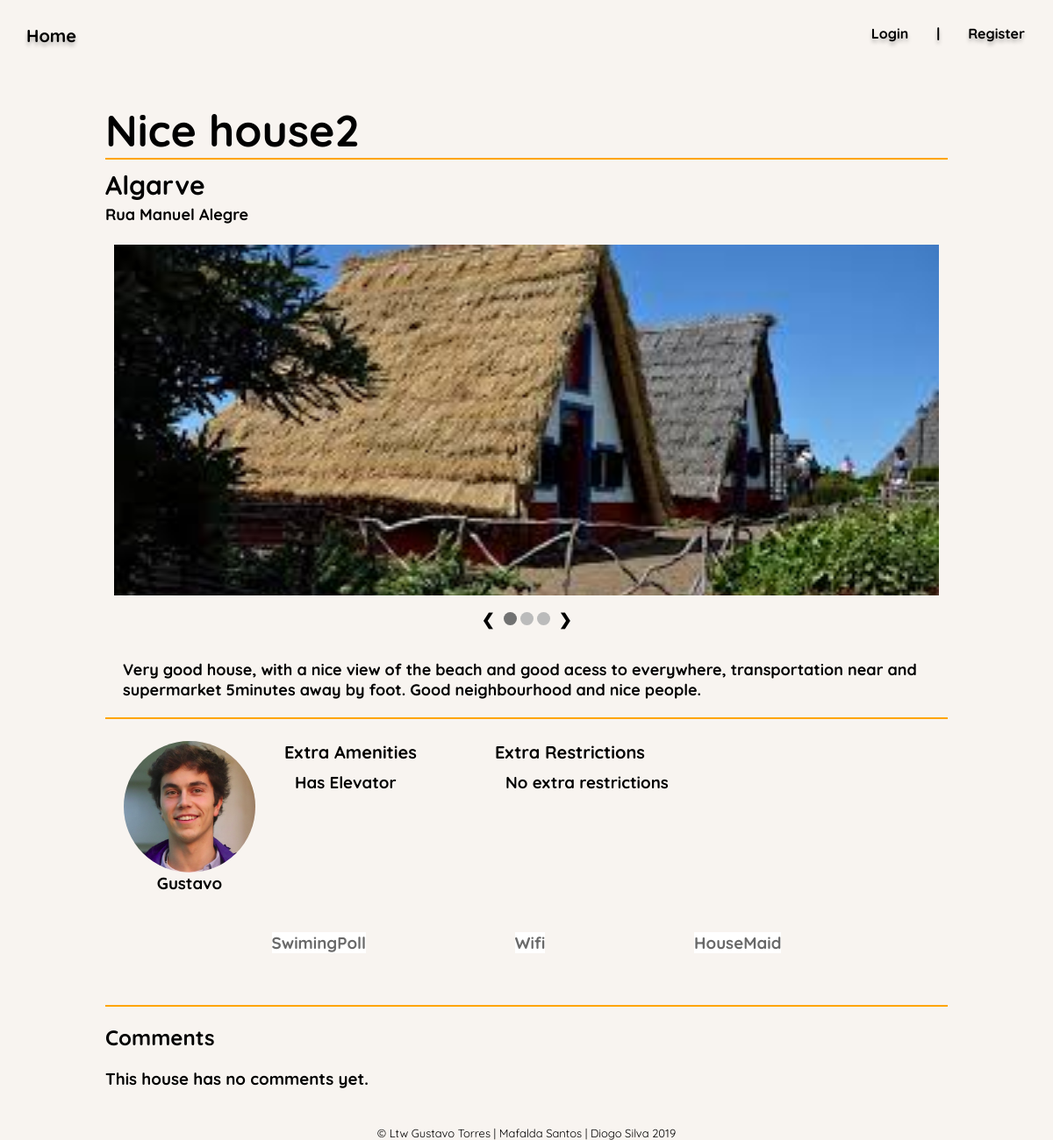
The app's page /pages/house.php?id=4 with its own data.
### tables this page shows
CREATE TABLE Place(
    placeID integer PRIMARY KEY,
    title text NOT NULL,
    placeDescription text NOT NULL,
    placeAddress text NOT NULL,
    city text NOT NULL,
    maxGuests INTEGER NOT NULL,
    swimmingPool INTEGER DEFAULT 0,
    wiFi INTEGER DEFAULT 0,
    houseMaid INTEGER DEFAULT 0,
    numberOfBedrooms INTEGER,
    placeOwner integer NOT NULL REFERENCES User
);

CREATE TABLE PlaceImage(
    placeImageID integer PRIMARY KEY,
    placeID integer NOT NULL REFERENCES Place,
    imagePath text NOT NULL,
    imageDescription text NOT NULL
);

CREATE TABLE User(
    userID integer PRIMARY KEY,
    userName text NOT NULL,
    email text NOT NULL,
    passHash text NOT NULL,
    age date NOT NULL,
    phoneNumber text NOT NULL CHECK(length(phoneNumber) = 9),
    profilePicture TEXT DEFAULT "default"
);

CREATE TABLE ExtraAmenities(
    amenitiesID integer PRIMARY KEY,
    amenitiesDescription TEXT NOT NULL,
    placeID integer NOT NULL REFERENCES Place
);

### actions/getUserInfo.php (called while the page is built, shortened)
<?php
    include_once ('../actions/getPlaceInfo.php');
        ?>
    <?php
    function getProfilePic($userId){
        $db = Database::instance()->db();
        $stmt = $db->prepare('Select profilePicture from User
                              where User.userId = :userId
                                ');
        $stmt->bindParam(':userId', $userId);
        $stmt->execute();
        $user = $stmt->fetch();
        return $user['profilePicture'];
    }
?>

### actions/getPlaceInfo.php (the view, shortened to what this page needs)
<?php
    function getPlace($place_id)
    {
        $db = Database::instance()->db();
        $stmt = $db->prepare('Select * from Place
                                JOIN User
                                where user.userid = place.placeOwner
                                and placeid = :place_id');
        $stmt->bindParam(':place_id', $place_id);
        $stmt->execute();
        $place = $stmt->fetch();
        if ($place !== false) {
            return $place;
        } else
            return null;
    }
    function drawPlaceTitle($place)
    {
        ?>
        <h1 id='placeTitle'> <?= $place['title'] ?> </h1>
    <?php
    }
    function drawPlaceDescription($place)
    {
        ?>
            <h2 id = 'description'>  <?= $place['placeDescription'] ?> </h2>
        <?php
    }
    function drawPlaceCity($place)
    {
        ?>
            <h3> <?= $place['city'] ?> </h3>
        <?php
    }
    function drawPlaceLocation($place)
    {
        ?>
            <h5> <?= $place['placeAddress'] ?> </h5>
        <?php
    }
    function drawUser($place)
    {
        $profilePic = getProfilePic($place['placeOwner']);
        ?>
        <div id='userInformations'>
        <div id='userPicture'>
            <a href="user.php?id=<?=$place['placeOwner']?>">
                <img src="../images/profile/<?=$profilePic?>.jpg" alt='userPicture'>
            </a>
        </div>
        <a href="./user.php?id=<?= $place['placeOwner'] ?> ">
            <h3> <?= $place['userName'] ?> </h3>
        </a>
        </div>
    <?php
    }
function drawPlaceAmenities($place)
{
    ?>
       <div id='amenities'>
    <?php
    if ($place['swimmingPool'] == 1) {
    ?>
        <h3 class = 'available' > SwimingPoll </h3>
    <?php
    } else {
    ?>
        <h3 class = 'unavailable'> SwimingPoll </h3>
    <?php
    }
    if ($place['wiFi'] == 1) {
    ?>
        <h3 class = 'available'> WiFi </h3>
    <?php
    } else {
    ?>
        <h3 class = 'unavailable'> Wifi </h3>
    <?php
    }
    if ($place['houseMaid'] == 1) {
    ?>
        <h3 class = 'available'> HouseMaid </h3>
    <?php
    } else {
    ?>
        <h3 class = 'unavailable'> HouseMaid </h3>
    <?php
    }
    ?>
    </div>
    <?php
}
        ?>
        <?php
    function getExtraAmenities($placeId){
        $db = Database::instance()->db();
        $stmt = $db->prepare('Select * from ExtraAmenities where placeId = :placeid');
        $stmt->bindParam(':placeid',$placeId);
        $stmt->execute();
        $extras = $stmt->fetchAll();
        return $extras;
    }
    function displayExtraAmenities($extras){
        ?>
            <div id='extraAmenities'>
                <h4>Extra Amenities</h4>
            <?php
        foreach($extras as $extra){
            ?>
                <div id='extraAmenity'>
                    <h3> <?= $extra['amenitiesDescription'] ?> </h3>
                </div>
            <?php
        }
        ?>
            </div>
        <?php
    }
    function displayExtraRestrictions($extras){
        ?>
            <div id='extraRestrictions'>
                <h4>Extra Restrictions</h4>
        <?php
        if(count($extras) == 0){
            ?>
                <h3>No extra restrictions</h3>
            <?php
        }
            ?>
            </div>
        <?php
    }
    function getPlaceImages($placeId){
        $db = Database::instance()->db();
        $stmt = $db->prepare('Select * from PlaceImage where placeId = :placeid');
        $stmt->bindParam(':placeid',$placeId);
        $stmt->execute();
        $images = $stmt->fetchAll();
        return $images;
    }
    function displayPlaceImages($images){
        ?>
            <div id='placeImages'>
                <div id='image_slideshow'>
        <?php
            foreach($images as $image){
                ?>
                <div class='slideImage fade'>
                    <img src="<?=$image['imagePath']?>" alt="Image of Place" >
                    <h4><?=$image['imageDescription']?></h4>
                </div>
                <?php
            }
        ?>
                </div>
            </div>
        <?php
    }
        ?>

### css/style.css (style rules this page uses)
body { margin: 0; background: #F8F4F0; font-family: 'Quicksand', sans-serif; }
#userPicture { width: 150px; height: 150px; }
#userPicture img { width: 100%; height: auto; border-radius: 50%; float: center; }

### css/house.css (style rules this page uses)
h1 { font-size: 50px; margin-bottom: 10px; }
div#houseInfo h3 { font-size: 30px; margin: 3px auto; }
div#houseInfo h5 { font-size: 18px; margin: 3px auto; }
#placeTitle { border-bottom: orange solid 2px; }
#placeImages { padding: 20px 10px; padding-block-end: 0px; display: grid; }
#description { padding: 20px 20px; font-size: large; border-bottom: orange; border-bottom-style: solid; border-bottom-width: 2px; }
#amenities { padding: 20px 20px; display:block; }
.unavailable { color: dimgray; background: white; }
#userInformations { grid-column-start: 1; grid-column-end: 2; grid-row-start: 1; grid-row-end: 2; text-align: center; }
#userInformations * { margin: 5px auto; }
#userInformations > a { text-decoration: none; color: black; }
#amenities { grid-column-start: 1; grid-column-end: 5; grid-row-start: 2; grid-row-end: 3; text-align: center; padding: 20px 20px; display: flex; justify-content: space-evenly; }
#extraAmenities { grid-column-start: 2; grid-column-end: 3; grid-row-start: 1; grid-row-end: 2; }
#extraRestrictions { grid-column-start: 3; grid-column-end: 4; grid-row-start: 1; grid-row-end: 2; }
#extraAmenities h4 { padding-left: 5%; font-size: 20px; margin-top: 0.5em; margin-bottom: 0.5em; }
#extraAmenities h3 { padding-left: 10%; margin-bottom: 5px; margin-top: 0px; }
#extraRestrictions h4 { padding-left: 5%; font-size: 20px; margin-top: 0.5em; margin-bottom: 0.5em; }
#extraRestrictions h3 { padding-left: 10%; margin-bottom: 5px; margin-top: 0px; }

### css/slideshow.css (style rules this page uses)
#image_slideshow * { box-sizing:border-box }
.slideImage { display: none; text-align: center; }
.slideImage img { display: block; margin-left: auto; margin-right: auto; max-height: 400px; max-width: 1000px; width: 100%; object-fit: cover; }
.slideImage h4 { color: #000000; font-size: 15px; padding: 8px 12px; bottom: 8px; width: 100%; text-align: center; margin: 0px; }
.fade { -webkit-animation-name: fade; -webkit-animation-duration: 1.5s; animation-name: fade; animation-duration: 1.5s; }

### records on screen
place: title "Nice house2", city "Algarve", placeAddress "Rua Manuel Alegre", placeDescription "Very good house, with a nice view of the beach and good acess to everywhere, transportation near and supermarket 5minutes away by foot. Good neighbourhood and nice people.", placeOwner.profilePicture (picture), placeOwner.userName "Gustavo"
placeimage: imagePath (picture)
extraamenities: amenitiesDescription "Has Elevator"
